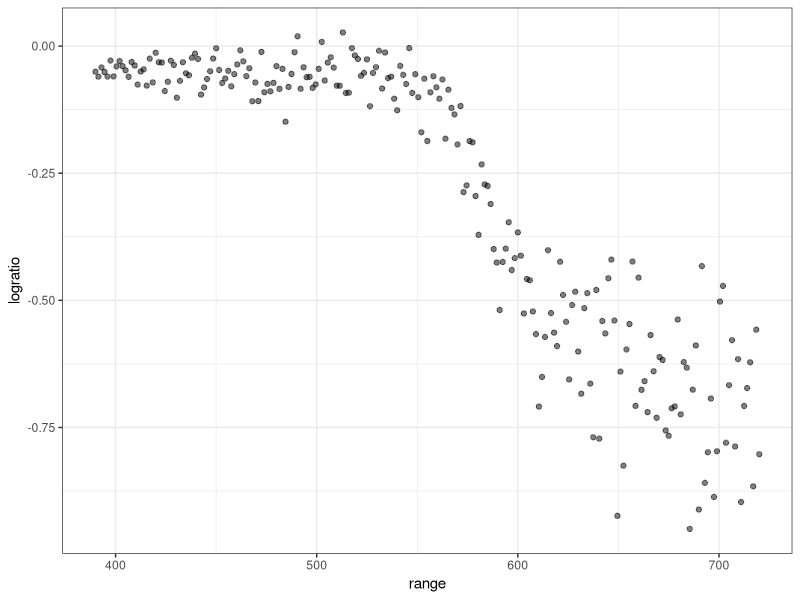
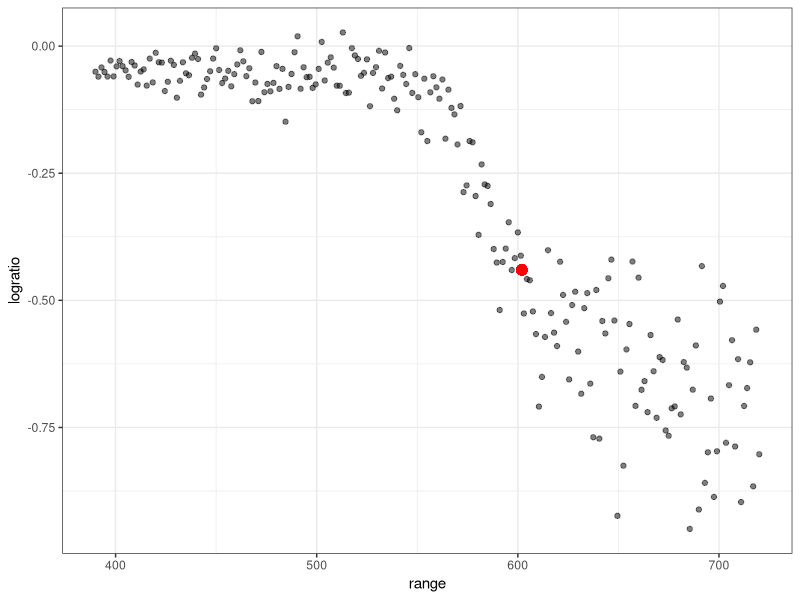
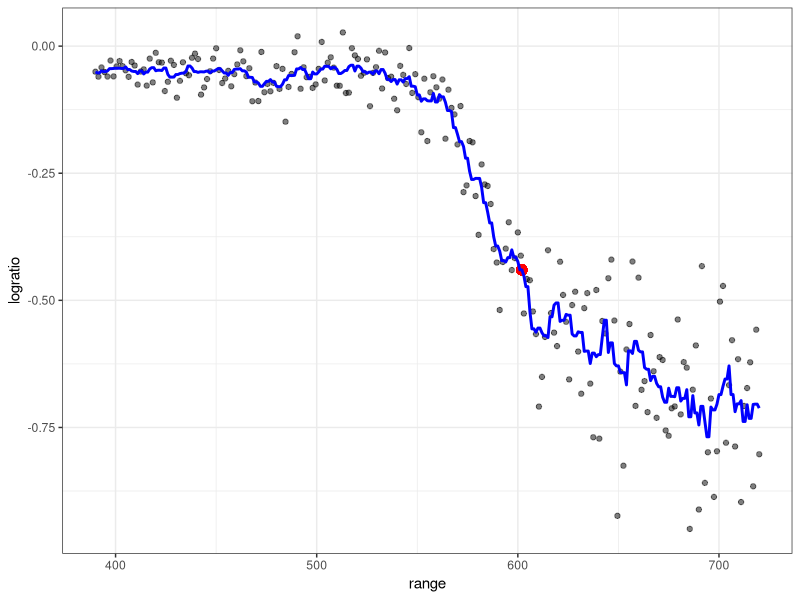
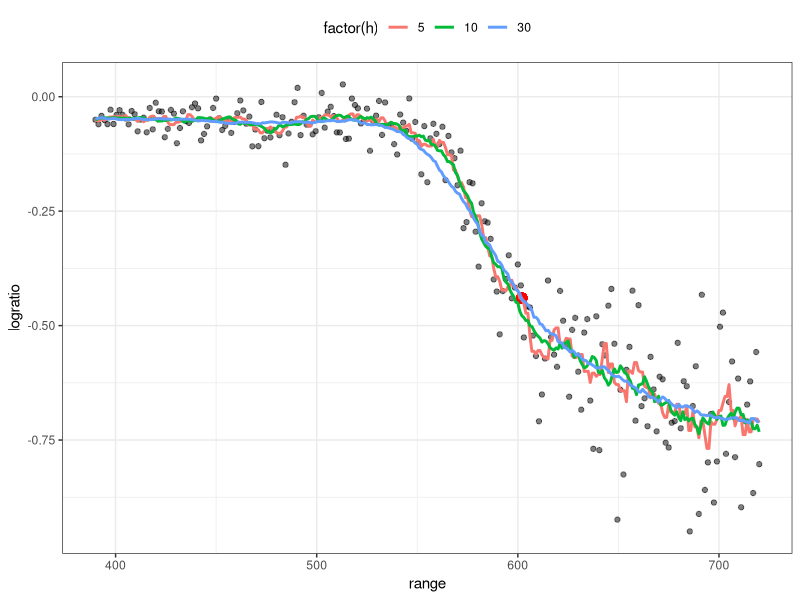
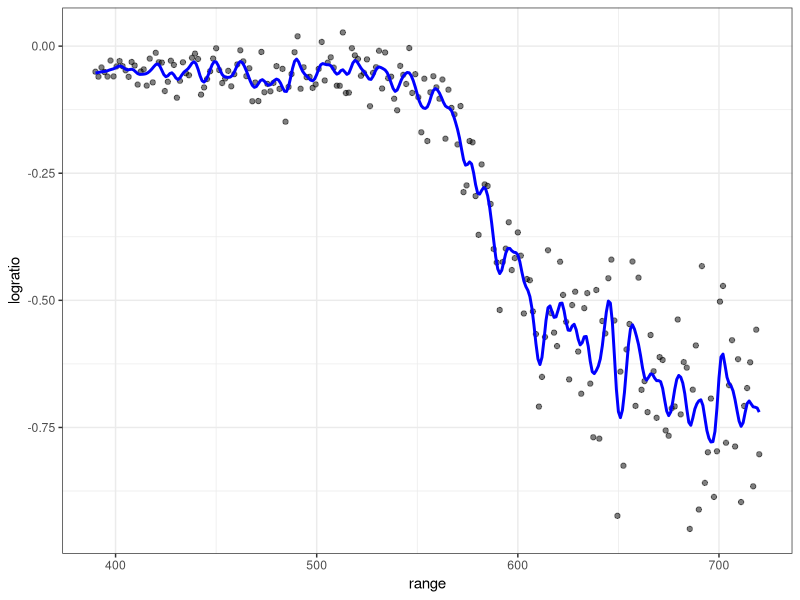
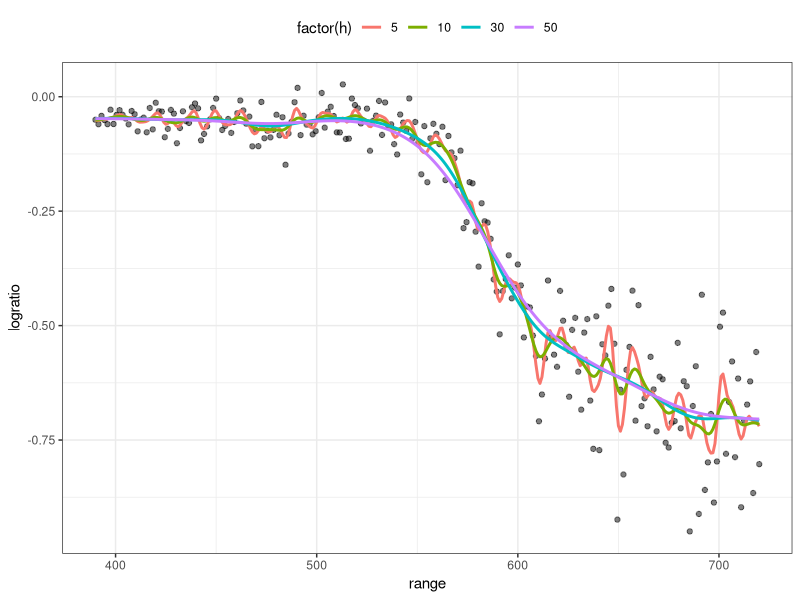
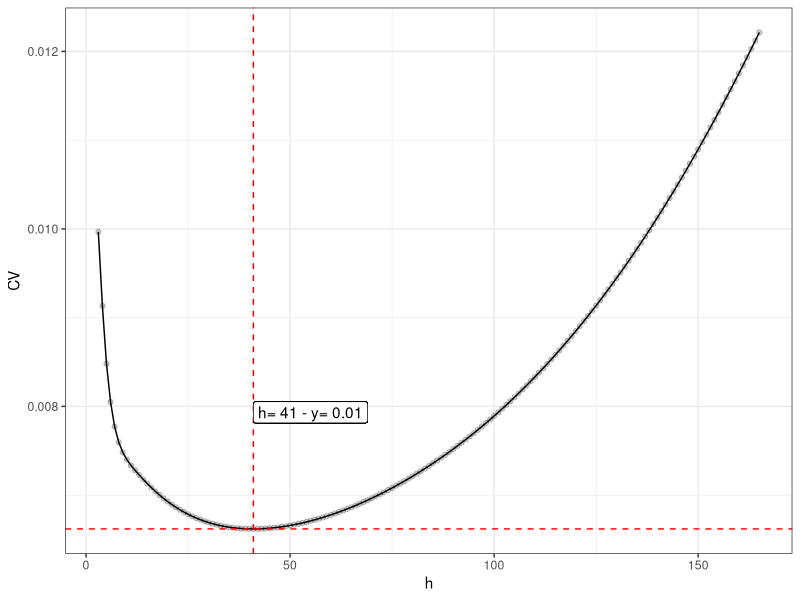
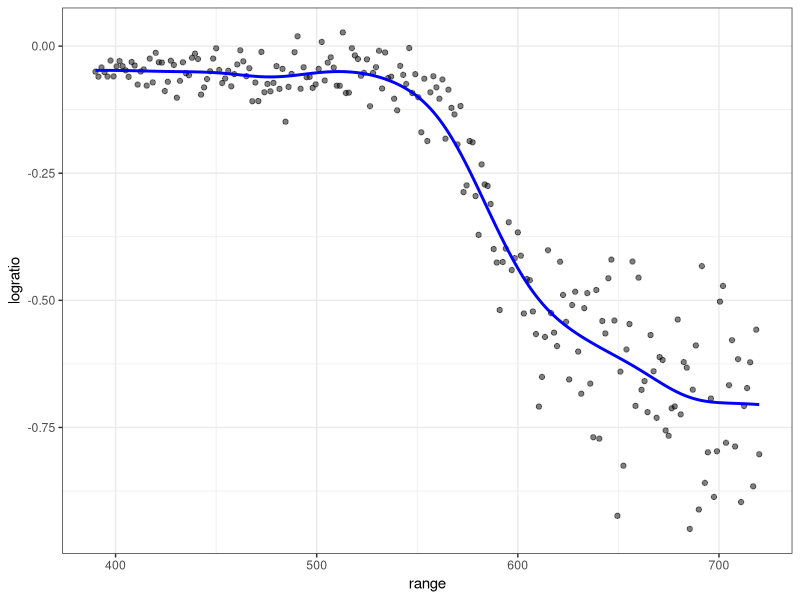

Write the R code that produced these figures, in order. (Note: this script raises an error after producing the figures.)
library(tidyverse)
library(here)
library(FNN)

lidar <- read_delim(here("aprendizaje_estadistico/Pr_2/data/lidar.txt"), delim = ' ') %>%
  rename('logratio' = 'int.conc')
lidar %>% head()

# Ejercicio 1 ####
p1 <- lidar %>% 
  ggplot(aes(x = range,
             y = logratio)) +
  geom_point(alpha = .5) +
  theme_bw()
p1

# Aproximadamente hasta el valor de range = 550 no hay una relación entre ambas variables,
# pero a partir de ahí comienza a haber un decrecimiento de logratio al aumentar range.
# Después de los 600 la relación se vuelve mucho más ruidosa (más variabilidad).

# Ejercicio 2 ####
pred_prom_loc <- function(x, y, x_nueva, h) {
  mean(y[abs(x-x_nueva)<=h])
}

pred_prom_loc(x = lidar$range, 
              y = lidar$logratio,
              x_nueva = 602,
              h = 5)

p2 <- p1 +
  geom_point(x = 602, y = pred_prom_loc(x = lidar$range, 
                                        y = lidar$logratio, 
                                        x_nueva = 602, 
                                        h = 5), 
             color = "red", 
             size = 3) 
p2

# Ejercicio 3 ####
# Solo con h=5
lidar_pred <-tibble(range = seq(min(lidar$range), max(lidar$range))) %>%
  rowwise() %>%
  mutate(logratio_pred = pred_prom_loc(x = lidar$range, 
                                       y = lidar$logratio,
                                       x_nueva = range,
                                       h = 5))
p3 <- p2 + 
  geom_line(data = lidar_pred, aes(x = range, y = logratio_pred), color = "blue", size = 1)
p3

# Con h=5, h=10 y h=30
lidar_pred <- expand_grid(range = seq(min(lidar$range), max(lidar$range)),
                          h = c(5, 10, 30)) %>%
  rowwise() %>%
  mutate(logratio_pred = pred_prom_loc(x = lidar$range, 
                                       y = lidar$logratio,
                                       x_nueva = range,
                                       h = h))

p3 <- p2 + 
  geom_line(data = lidar_pred, aes(x = range, y = logratio_pred, color = factor(h)), size = 1) +
  theme(legend.position = "top")
p3

# Ejercicio 4 ####
# Ahora hago la predicción con ksmooth, con un kernel normal y ancho de ventana h=5
lidar_pred_ks <-tibble(range = seq(min(lidar$range), max(lidar$range))) %>%
  rowwise() %>%
  mutate(logratio_pred = ksmooth(x = lidar$range, 
                                 y = lidar$logratio,
                                 kernel = "norm",
                                 bandwidth = 5,
                                 x.points = range)$y)

p4 <- p1 + 
  geom_line(data = lidar_pred_ks, aes(x = range, y = logratio_pred), color = "blue", size = 1)
p4

# Ejercicio 5 ####
# Repito el ejercicio 4 pero para h=10, h=30 y h=50
lidar_pred_ks <-expand_grid(range = seq(min(lidar$range), max(lidar$range)),
                            h = c(5, 10, 30, 50)) %>%
  rowwise() %>%
  mutate(logratio_pred = ksmooth(x = lidar$range, 
                                 y = lidar$logratio,
                                 kernel = "norm",
                                 bandwidth = h,
                                 x.points = range)$y)

p5 <- p1 + 
  geom_line(data = lidar_pred_ks, aes(x = range, y = logratio_pred, color = factor(h)) , size = 1) +
  theme(legend.position = "top")
p5

# Como es de esperarse, cuanto más grande la ventana más "suavizada" la estimación

# Ejercicio 6 ####
# Ahora vamos a calcular los MSE para los distintos valores de h (entregable)
MSE_ks <-expand_grid(range = lidar$range,
                     h = c(5, 10, 30, 50)) %>%
  left_join(lidar, by = "range") %>%
  rowwise() %>%
  mutate(logratio_pred = ksmooth(x = lidar$range, 
                                 y = lidar$logratio,
                                 kernel = "norm",
                                 bandwidth = h,
                                 x.points = range)$y,
         SqErr = (logratio - logratio_pred)^2) %>%
  group_by(h) %>%
  summarise(MSE = sum(SqErr)/n())

MSE_ks

# Ejercicio 7 ####
# Ahora vamos a buscar el h óptimo usando el algoritmo de LOOCV

loocv <- function(lidar, h_i) {
  CV <- rep(NA, nrow(lidar))
  for (i in (1:length(CV))) {
    pred_i <- ksmooth(x = lidar$range[-i], 
                      y = lidar$logratio[-i],
                      kernel = "norm",
                      bandwidth = h_i,
                      x.points = lidar$range[i])$y
    
    CV[i] <- (lidar$logratio[i] - pred_i)^2
  }
  mean(CV)
}

CV_h <- tibble(h = seq(3, 165)) %>%
  rowwise() %>%
  mutate(CV =  loocv(lidar, h))

cat(paste("El h óptimo es:", CV_h$h[which.min(CV_h$CV)]))

CV_h %>% ggplot(aes(x = h,
           y = CV)) +
  geom_point(alpha = .2) +
  geom_line() +
  geom_vline(xintercept = CV_h$h[which.min(CV_h$CV)], color = "red", linetype = "dashed") +
  geom_hline(yintercept = CV_h$CV[which.min(CV_h$CV)], color = "red", linetype = "dashed") + 
  geom_label(x = CV_h$h[which.min(CV_h$CV)],
            y = CV_h$CV[which.min(CV_h$CV)],
            label = paste0("h= ", CV_h$h[which.min(CV_h$CV)], " - y= ", round(CV_h$CV[which.min(CV_h$CV)], digits = 2)), 
            hjust = 0,
            vjust = -5) +
  theme_bw()

# Ejercicio 8 ####

CV_hopt <- CV_h$CV[which.min(CV_h$CV)]
CV_hopt

MSE_hopt <- lidar %>%
  rowwise() %>%
  mutate(logratio_pred = ksmooth(x = lidar$range, 
                                 y = lidar$logratio,
                                 kernel = "norm",
                                 bandwidth = CV_h$h[which.min(CV_h$CV)],
                                 x.points = range)$y,
         SqErr = (logratio - logratio_pred)^2) %>%
  ungroup() %>%
  summarise(MSE = sum(SqErr)/n())
MSE_hopt$MSE

# Es más grande el CV porque el MSE es el ajuste con todos los puntos.

# Ejercicio 9 ####
lidar_pred_ks_optim <-tibble(range = lidar$range) %>%
  rowwise() %>%
  mutate(logratio_pred = ksmooth(x = lidar$range, 
                                 y = lidar$logratio,
                                 kernel = "norm",
                                 bandwidth = CV_h$h[which.min(CV_h$CV)],
                                 x.points = range)$y)

p9 <- p1 + 
  geom_line(data = lidar_pred_ks_optim, aes(x = range, y = logratio_pred), color = "blue" , size = 1) +
  theme(legend.position = "top")
p9

# Ejercicio 10 ####
# Agreguemos la predicción para el rango=570 con pred_prom_loc como un punto rojo 
p10 <- p9 +
  geom_point(x = 570, y = pred_prom_loc(x = lidar$range, 
                                        y = lidar$logratio, 
                                        x_nueva = 570, 
                                        h = 5), 
             color = "red", 
             size = 2) 
p10

# Ejercicio 11 ####
# Ahora creamos una función para hacer la estimación con knn y la ploteamos para k=30
pred_knn <- function(x, y, x_nuevo, k) {
  mean(y[order(abs(x-x_nuevo))[1:k]])
}

lidar_pred_knn <-tibble(range = lidar$range) %>%
  rowwise() %>%
  mutate(logratio_pred = pred_knn(x = lidar$range, 
                                  y = lidar$logratio,
                                  x_nuevo = range,
                                  k = 30))

p11 <- p1 + 
  geom_line(data = lidar_pred_knn, aes(x = range, y = logratio_pred), color = "blue" , size = 1) +
  theme(legend.position = "top")
p11

# Ejercicio 12 ####
preds_knn <- tibble(range = rep(570, 3), 
                    k = c(5, 20, 40)) %>%
  rowwise() %>%
  mutate(logratio_pred_knn = pred_knn(x = lidar$range, 
                                      y = lidar$logratio,
                                      x_nuevo = range,
                                      k = k))

preds_knn

# Ejercicio 12 ####
x_train <- as.data.frame(lidar["range"])
y_train <- as.data.frame(lidar["logratio"])
k <- 40
test <- data_frame(range = 570)

knn.reg(train = x_train,
        test = test,
        y = y_train,
        k = 10)

loocv_knn <- function(lidar, k_i) {
  lidar <- as.data.frame(lidar)
  CV <- rep(NA, nrow(lidar))
  for (i in (1:length(CV))) {
    pred_i <- knn.reg(train = lidar["range"][-i,], 
                      y = lidar["logratio"][-i,],
                      test = lidar["range"][i,],
                      k = k_i)$pred
    
    CV[i] <- (lidar$logratio[i] - pred_i)^2
  }
  mean(CV)
}

# Lo testeo con 1
loocv_knn(lidar, 40)

CV_k <- tibble(k = seq(1, 50)) %>%
  rowwise() %>%
  mutate(CV =  loocv_knn(lidar, k))

cat(paste("El h óptimo es:", CV_k$k[which.min(CV_k$CV)]))

CV_k %>% ggplot(aes(x = k,
                    y = CV)) +
  geom_point(alpha = .2) +
  geom_line() +
  geom_vline(xintercept = CV_k$k[which.min(CV_k$CV)], color = "red", linetype = "dashed") +
  geom_hline(yintercept = CV_k$CV[which.min(CV_k$CV)], color = "red", linetype = "dashed") + 
  geom_label(x = CV_k$k[which.min(CV_k$CV)],
             y = CV_k$CV[which.min(CV_k$CV)],
             label = paste0("h= ", CV_k$k[which.min(CV_k$CV)], " - y= ", round(CV_k$CV[which.min(CV_k$CV)], digits = 2)), 
             hjust = 0,
             vjust = -5) +
  theme_bw()

# Ahora con el k óptimo vuelvo a calcular el ajuste y el MSE
CV_kopt <- CV_k$CV[which.min(CV_k$CV)]
CV_kopt

MSE_kopt <- lidar %>%
  rowwise() %>%
  mutate(logratio_pred = knn.reg(train = lidar["range"], 
                                 y = lidar["logratio"],
                                 test = data.frame(range = range),
                                 k = CV_k$k[which.min(CV_k$CV)])$pred,
         SqErr = (logratio - logratio_pred)^2) %>%
  ungroup() %>%
  summarise(MSE = sum(SqErr)/n())
MSE_kopt$MSE
# De nuevo el MSE con todos los datos es más chico que el CV

# Por último vamos a plotear la predicción
lidar_pred_knn_optim <- lidar %>%
  dplyr::select(range) %>%
  rowwise() %>%
  mutate(logratio_pred = knn.reg(train = lidar["range"], 
                                 y = lidar["logratio"],
                                 test = data.frame(range = range),
                                 k = CV_k$k[which.min(CV_k$CV)])$pred)

p13 <- p1 + 
  geom_line(data = lidar_pred_knn_optim, aes(x = range, y = logratio_pred), color = "blue" , size = 1) +
  theme(legend.position = "top")
p13
